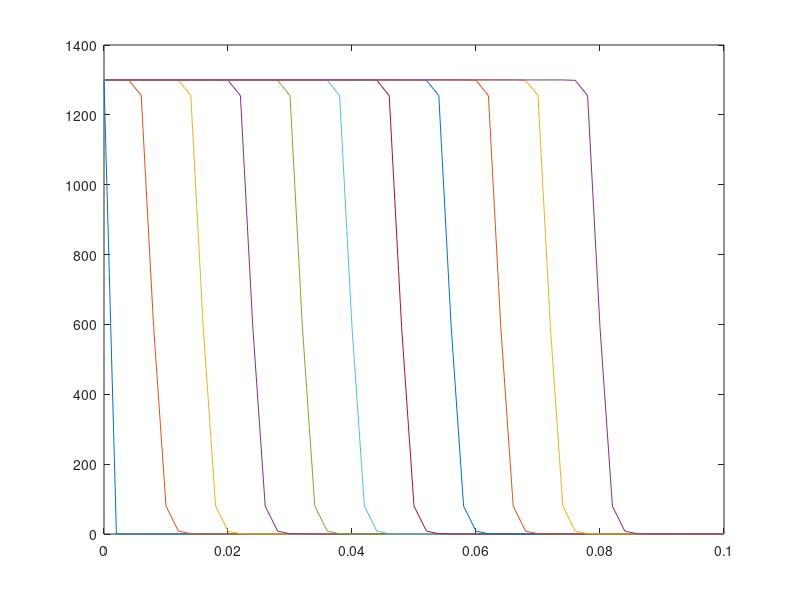

Reproduce this figure in MATLAB. (Note: this script raises an error after producing the figure.)
%Simulation of an AC filter, 1D problem. FD solution with upwind for
%convective term and forward Euler in time.
% ToDo: 
% 1) Revise the code and the FD approximations for the convection-diffusion
% equation
% 2) Numerically check the stability condition Courant<=1 (run for
% dt=1,2,4,10 and observe the stability and accuracy of the solution)
% 3) Try with a centred approximation for the convective term. Is it stable
% for any dt?
% 4) Uncomment the lines for the computation of the AC local problem and
% the reaction term. Observe the effect of the AC on the HC front velocity
% 5) Modify the code to compute (i) a loaging of the canister during 30000s
% and (ii) an unloading of the canister during 10000s 


%Material parameters
epse = 0.37; epsp = 0.8; 
rhoS = 2.22e6; 
K = 3.e-3; qm = 0.4;
Dp=1.e-8;
Kf = 0.6e-2; %0.6 cm/s
B=Kf/(Dp*rhoS*(1-epsp));
R=0.002;

c_ext = 1300;
velocity = 5.e-4;%cm/s
nu=1.e-9;
canisterSize=0.1;%10 cm

L=@(q) q./(K*(qm-q));
dL=@(q) qm./(K*(qm-q).^2);
sigmaConstant= ((1-epse)/epse)*3*Dp*B/R;
alpha = Dp*B/R; beta=35*Dp/(R^2);

N=50; %number of segments
dx = canisterSize/N;
c=zeros(N+2,1); c(1)=c_ext; %including a fictitius node for the right boundary (homogeneous Neumann)

%Tfinal=100; dt=2; fprintf('\nCourant number=%0.2f\n',velocity*dt/dx); %Final time and step for convection-diffusion
Tfinal=30000; dt=0.1; %Final time and time step for AC filter

nOfTimeSteps=round(Tfinal/dt);
C=zeros(N+1,nOfTimeSteps+1); Qb=C; QR=C;
C(:,1)=c(1:end-1);

for n=1:nOfTimeSteps
    i=2:N+1;
    sigma = sigmaConstant*((1-epsp)*rhoS+epsp*dL(Qb(i,n)));
    c(i)=c(i)+dt*(velocity*(c(i-1)-c(i))/dx+nu*(c(i-1)-2*c(i)+c(i+1))/(dx^2))+dt*sigma.*(L(QR(i,n))-c(i));
    c(1)=c_ext; c(end)=c(end-2);
    C(:,n+1)=c(1:end-1);
    cmL=C(:,n)-L(QR(:,n));
    Qb(:,n+1)=Qb(:,n)+dt*3*alpha*cmL;
    QR(:,n+1)=QR(:,n)+dt*(beta*(Qb(:,n)-QR(:,n))+10*alpha*cmL);
end
x=0:dx:canisterSize;
tplots=1:round(nOfTimeSteps/10):nOfTimeSteps+1;
figure(1), plot(x,C(:,tplots)); title("Dp = " + Dp + " dx = " + dx + " dt = " + dt), xlabel('x'), ylabel('c')
figure(2), plot(x,Qb(:,tplots)); title('qb')
figure(3), plot(x,QR(:,tplots)); title('qR')

Cl=C; Qbl=Qb; QRl=QR;

